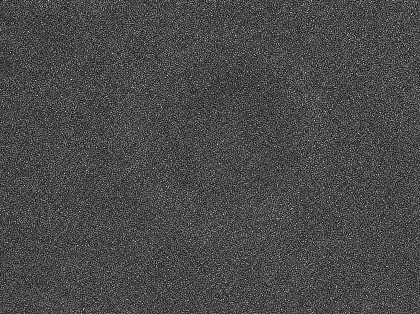
%> input picture data/blood/ref_2.tif, 420 x 314 px, shrunk from 1392 x 1040 before the run
$ octave Figure4.m   (GNU Octave 9; MATLAB toolbox functions it lacks are replaced by stand-ins)
%> lines starting %> are read from the running program, lines starting %| are printed output that depends on the picture
### matlab/utils/tilt_removal.m
function phi = tilt_removal(phi)

phi = phi - min(phi(:));
[x,y] = meshgrid(1:size(phi,2),1:size(phi,1));
[~,~,~,S] = affine_fit(x,y,phi);
phi = phi - S;
phi = phi - min(phi(:));

end


function [n,V,p,S] = affine_fit(x,y,z)
    %Computes the plane that fits best (lest square of the normal distance
    %to the plane) a set of sample points.
    %INPUTS:
    %x: 2D x coordinates
    %y: 2D y coordinates
    %z: input 2D array to be fit
    % (org) X: a N by 3 matrix where each line is a sample point
    %
    %OUTPUTS:
    %
    %n : a unit (column) vector normal to the plane
    %V : a 3 by 2 matrix. The columns of V form an orthonormal basis of the
    %plane
    %p : a point belonging to the plane
    %S : the fitted affine plane
    %
    %NB: this code actually works in any dimension (2,3,4,...)
    %Author: Adrien Leygue
    %Date: August 30 2013

    X = [x(:) y(:) z(:)];

    %the mean of the samples belongs to the plane
    p = mean(X,1);

    %The samples are reduced:
    R = bsxfun(@minus,X,p);
    %Computation of the principal directions if the samples cloud
    [V,~] = eig(R'*R);
    %Extract the output from the eigenvectors
    n = V(:,1);
    V = V(:,2:end);

    % the fitted plane
    S = - (n(1)/n(3)*x + n(2)/n(3)*y - dot(n,p)/n(3));
end

### scripts/Figure4.m
clear;close all;
addpath('../matlab/');
addpath('../matlab/utils/');

% data paths
samples = {'blood', 'cheek', 'HeLa', 'MCF-7'};
dpaths = cellfun(@(x) ['../data/' x '/'], samples, 'un',0);

% parameters
pixel_size = 6.45; % [um]
z = 1.43e3; % [um]
scale_factor = pixel_size^2/z;

% loop for each sub-figure
A_final = cell(4,1);
phi_final = cell(4,1);
for i = 1:length(phi_final)
    disp(['Running sub-figure ' num2str(i) '/' num2str(length(phi_final))])
    dpath = dpaths{i};

    % read data
    if i == 1
        r = imread([dpath 'ref_2.tif']);
%> r is the input picture: size 314x420 uint16; min 829, max 8493, mean 3048.5
        s = imread([dpath 'cap_2.tif']);
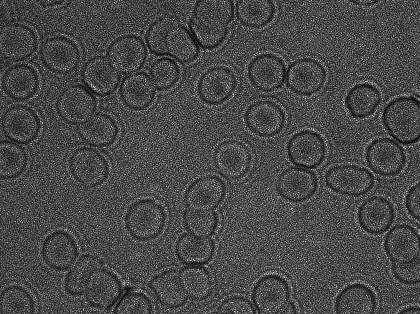
%> input picture data/blood/cap_2.tif, 420 x 314 px, shrunk from 1392 x 1040 before the run
%> s is the input picture: size 314x420 uint16; min 574, max 8784, mean 2953.6
    else
        r = imread([dpath 'ref.tif']);
        s = imread([dpath 'cap.tif']);
    end
    r = double(r)/2^14 * 255;
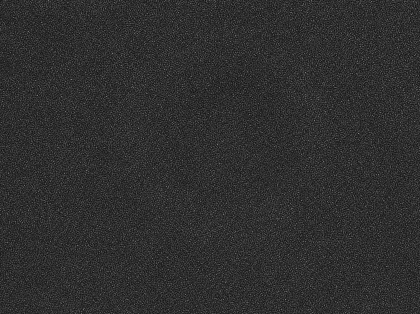
%> r: size 314x420 double; min 12.9, max 132.2, mean 47.4
    s = double(s)/2^14 * 255;
%> s: size 314x420 double

    % our solver
    [A_ours, phi, wavefront_lap, I_warp] = cws(r, s);
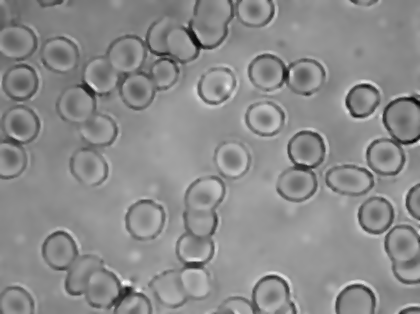
%> A_ours: size 314x420 double; min 0.493, max 1.36, mean 0.972; drawn with min black and max white
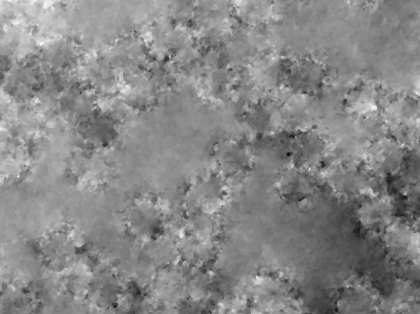
%> phi: size 314x420 double; min -3.44, max 3.04, mean 9.28e-16; drawn with min black and max white
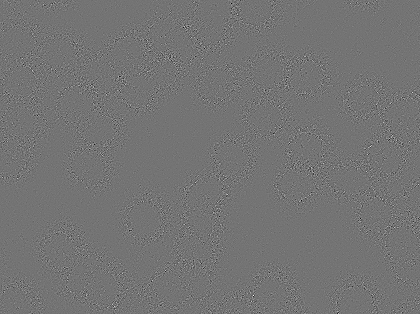
%> wavefront_lap: size 314x420 double; min -15.65, max 18.68, mean 0.000164; drawn with min black and max white
    A_ours = sqrt(A_ours .* (1 + pixel_size/z*wavefront_lap));
    A_final{i} = A_ours; % amplitude
    phi = tilt_removal(phi*scale_factor); % OPD
%> in affine_fit, `p = mean(X,1);`: p = [210.5 157.5 0.1]
%> in affine_fit, `[V,~] = eig(R'*R);`: V = [7.03e-05 -1.33e-08 -1; 8.33e-05 1 -7.43e-09; 1 -8.33e-05 7.03e-05]
%> in affine_fit, `n = V(:,1);`: n = [7.03e-05; 8.33e-05; 1]
%> in affine_fit, `V = V(:,2:end);`: V = [-1.33e-08 -1; 1 -7.43e-09; -8.33e-05 7.03e-05]
%> in affine_fit, `S = - (n(1)/n(3)*x + n(2)/n(3)*y - dot(n,p)/n(3));`:
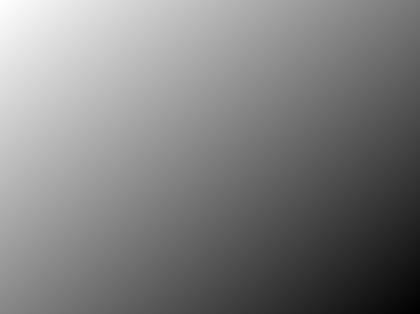
%> S: size 314x420 double; min 0.0722, max 0.128, mean 0.1; drawn with min black and max white
%> in tilt_removal, `phi = phi - S;`:
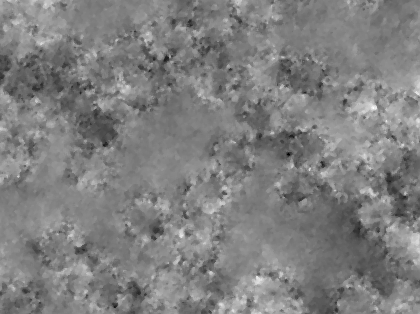
%> phi: size 314x420 double; min -0.0947, max 0.0946, mean -1.18e-15; drawn with min black and max white
    phi_final{i} = phi - min(phi(:));
end
%> pass 2 of the loop `for i = 1:length(phi_final)`:
%| Running sub-figure 2/4
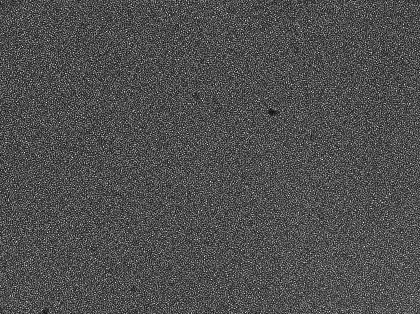
%> input picture data/HeLa/ref.tif, 420 x 314 px, shrunk from 1392 x 1040 before the run
%> r is the input picture: size 314x420 uint16; min 1467, max 10813, mean 4363.6
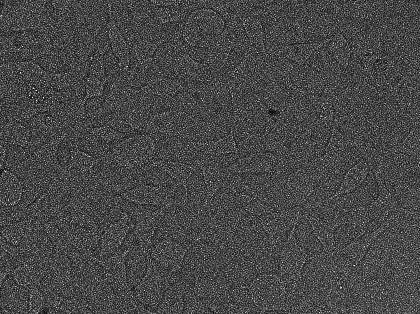
%> input picture data/HeLa/cap.tif, 420 x 314 px, shrunk from 1392 x 1040 before the run
%> s is the input picture: size 314x420 uint16; min 1452, max 10976, mean 4145
%> r: size 314x420 double
%> s: size 314x420 double
%> in tilt_removal (call 2), `phi = phi - S;`:
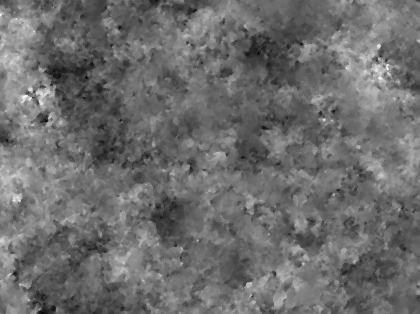
%> phi: size 314x420 double; min -0.0854, max 0.114, mean 6.39e-16; drawn with min black and max white
